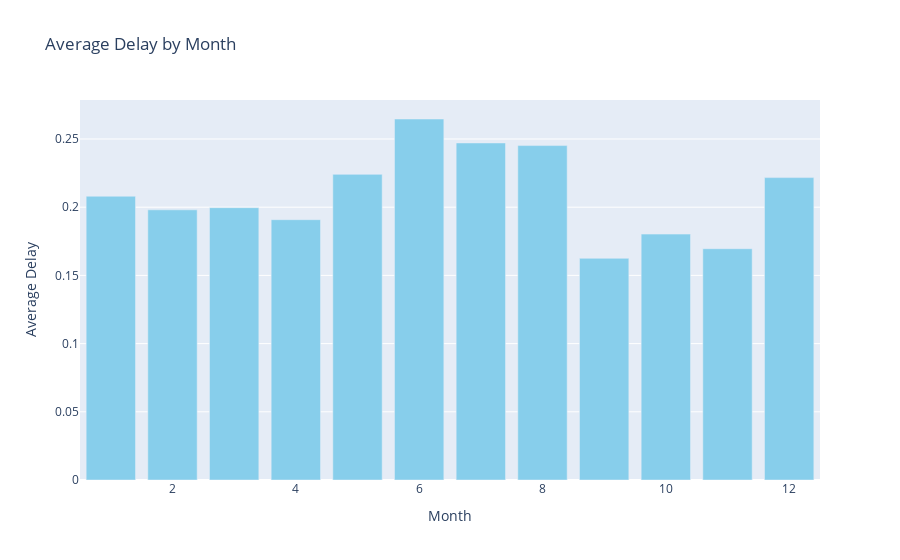

The notebook cell saved with this chart:
### Code cell
data['FlightDate'] = pd.to_datetime(data['FlightDate'])

avg_delay_month = data.groupby(data['FlightDate'].dt.month)['is_delay'].mean().reset_index()
fig = px.bar(avg_delay_month, x='FlightDate', y='is_delay', labels={'FlightDate': 'Month', 
'is_delay': 'Average Delay'}, 
             title='Average Delay by Month')
fig.update_traces(marker_color='skyblue')
fig.show()

### Figure 1 — Plotly figure (JSON) as saved in the notebook; plotly's stock layout.template omitted (floating-point values rounded to 4 significant figures)
{"data": [{"alignmentgroup": "True", "hovertemplate": "Month=%{x}<br>Average Delay=%{y}<extra></extra>", "legendgroup": "", "marker": {"color": "skyblue", "pattern": {"shape": ""}}, "name": "", "offsetgroup": "", "orientation": "v", "showlegend": false, "textposition": "auto", "type": "bar", "x": [1, 2, 3, 4, 5, 6, 7, 8, 9, 10, 11, 12], "xaxis": "x", "y": [0.208, 0.1981, 0.1997, 0.1908, 0.2241, 0.2647, 0.2471, 0.2452, 0.1625, 0.1803, 0.1696, 0.2217], "yaxis": "y"}], "layout": {"barmode": "relative", "legend": {"tracegroupgap": 0}, "title": {"text": "Average Delay by Month"}, "xaxis": {"anchor": "y", "domain": [0, 1], "title": {"text": "Month"}}, "yaxis": {"anchor": "x", "domain": [0, 1], "title": {"text": "Average Delay"}}}}
